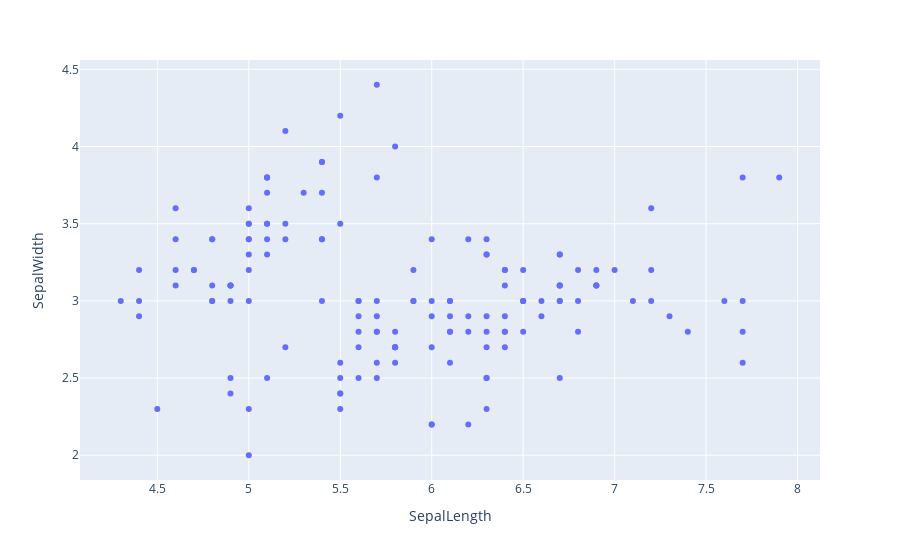

Here is the notebook cell this chart was saved with:
### Markdown cell above
## Data Preparation

### Code cell
preproc = data.iloc[:, 0:2]

display(preproc.shape)
display(preproc.head())

fig = px.scatter(
    preproc,
    x="SepalLength",
    y="SepalWidth"
)
fig.show()

### Figure 1 — Plotly figure (JSON) as saved in the notebook; plotly's stock layout.template omitted (floating-point values rounded to 4 significant figures; data arrays with more than 128 entries replaced by an {"elided": "..."} marker saying what was removed)
{"data": [{"hovertemplate": "SepalLength=%{x}<br>SepalWidth=%{y}<extra></extra>", "legendgroup": "", "marker": {"color": "#636efa", "symbol": "circle"}, "mode": "markers", "name": "", "orientation": "v", "showlegend": false, "type": "scatter", "x": {"elided": "150 float values"}, "xaxis": "x", "y": {"elided": "150 float values"}, "yaxis": "y"}], "layout": {"legend": {"tracegroupgap": 0}, "margin": {"t": 60}, "xaxis": {"anchor": "y", "domain": [0, 1], "title": {"text": "SepalLength"}}, "yaxis": {"anchor": "x", "domain": [0, 1], "title": {"text": "SepalWidth"}}}}
